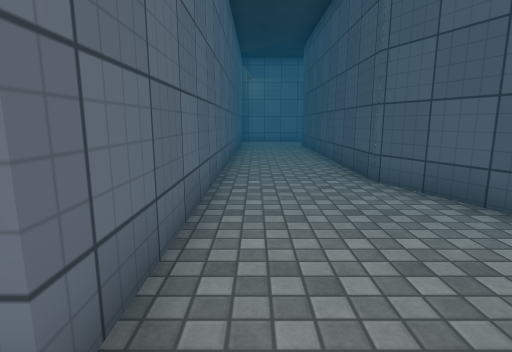
[1] (above)

12 first-person views from a walk through a 3-D level made in the Unity game engine. The camera is 1.2 m above the floor, tilts 10° down and sees 80° across. The floor is counted in squares, 1 m on a side. Each view is taken from the middle of a square. On the plan, view 1 faces up. The plan holds only what a view shows up to about 13 squares ahead; the rest is blank. The place goes on beyond the plan. The player is left out. Some surface patterns are stand-ins.

[2]
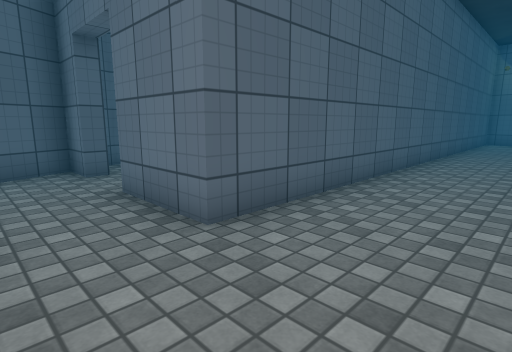

[3]
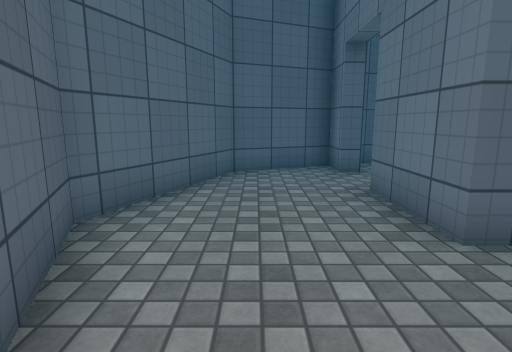

[4]
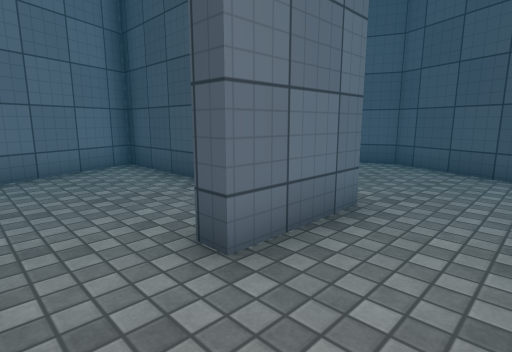

[5]
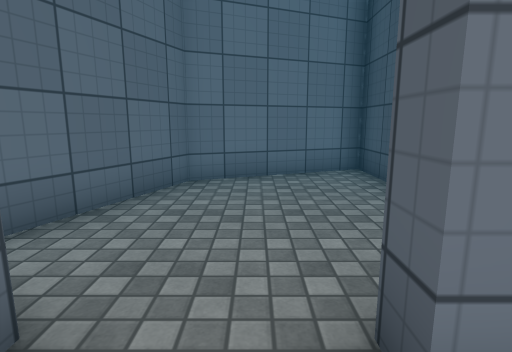

[6]
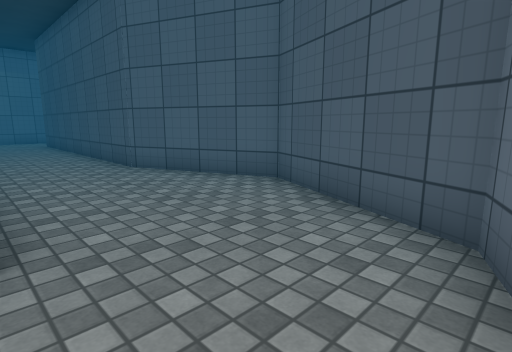

[7]
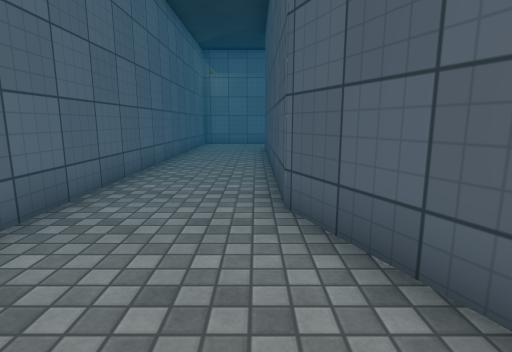

[8]
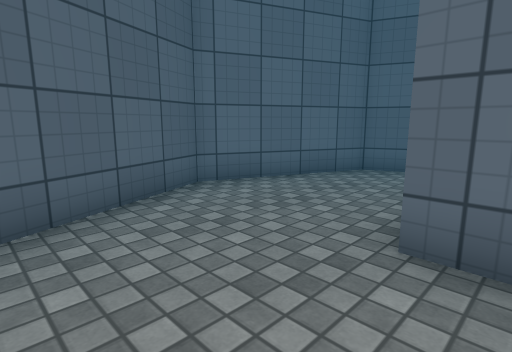

[9]
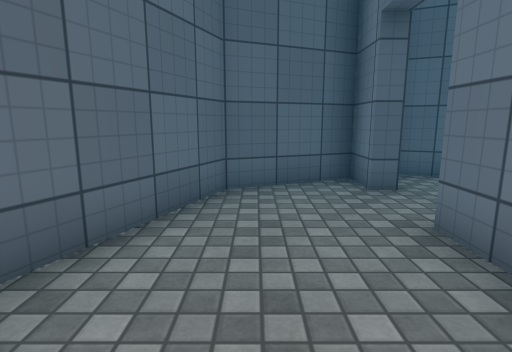

[10]
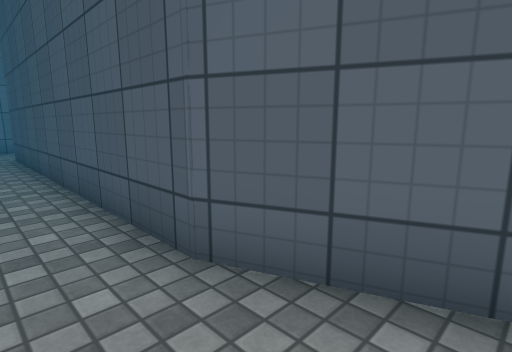

[11]
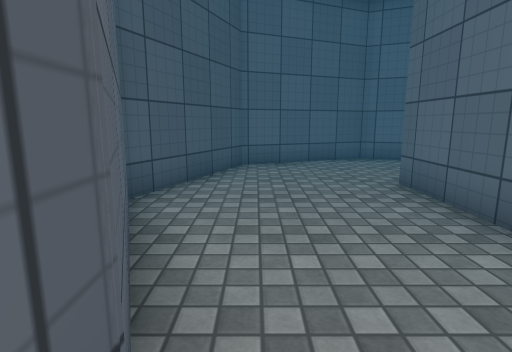

[12]
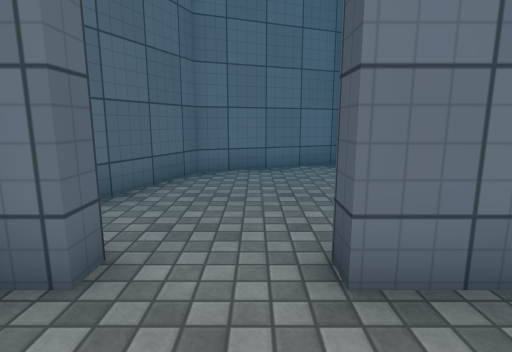

### Floor plan
Points are (right, up) in squares from view 1. A wall is a line through its corners. A room is listed if a view was taken in it or the views show most of it. See-through windows are left out.
Room 1 (views 1, 2, 3, 4, 5, 6, 7, 8, 9, 10, 11, 12)
walls: (-6.2, 0.2) (-5.4, -1.6) (-1.5, -3.2) (2.4, -1.6) (4, 2.3) (2.4, 6.2) (2.4, 14.5); (-0.8, 14.5) (-0.8, 1) (-3.3, 1)
ways out: opening at (-4.5, 1) to room 2
Room 2 (no view inside)
walls: (-5.3, 1.6) (-5.3, 1) (-6.5, 1); (-1.3, 4.5) (-1.3, 7.8) (-5.4, 6.2) (-7, 2.3) (-6.2, 0.2); (-3.3, 1) (-3.3, 1.6)
ways out: opening at (-4.5, 1) to room 1

Where each view was taken, in squares from view 1:
view 1: 0 up, 0 right, facing up
view 2: 1 down, 2 right, facing up-left
view 3: 1 down, 2 right, facing left
view 4: 1 down, 5 left, facing up-right
view 5: 0 up, 4 left, facing up
view 6: 2 down, 1 left, facing up-right
view 7: 2 up, 2 right, facing up
view 8: 2 up, 2 right, facing down-left
view 9: 1 down, 0 right, facing left
view 10: 4 up, 1 right, facing up-right
view 11: 7 up, 2 right, facing down
view 12: 1 down, 4 left, facing up
